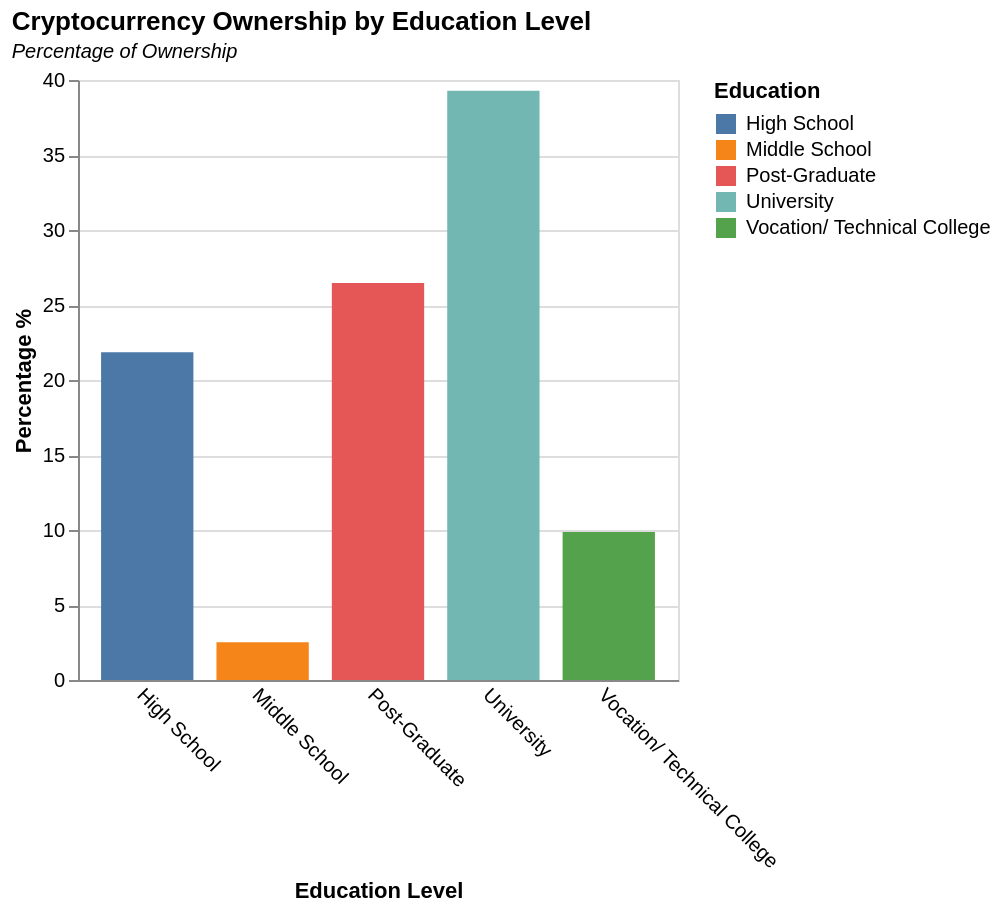

Write a Vega-Lite specification for this figure.
### Vega-Lite specification from a JSON file in a GitHub repository (floating-point values rounded to 4 significant figures)
{"$schema": "https://vega.github.io/schema/vega-lite/v5.json", "height": 300, "width": 300, "title": {"text": "Cryptocurrency Ownership by Education Level", "subtitle": "Percentage of Ownership", "subtitleFontStyle": "italic", "subtitleFontSize": 10, "anchor": "start", "color": "black"}, "data": {"values": [{"category": "All US adults", "Education": "Middle School", "value": 2.52}, {"category": "All US adults", "Education": "High School", "value": 21.85}, {"category": "All US adults", "Education": "Vocation/ Technical College", "value": 9.87}, {"category": "All US adults", "Education": "University", "value": 39.29}, {"category": "All US adults", "Education": "Post-Graduate", "value": 26.47}]}, "mark": "bar", "encoding": {"x": {"field": "Education", "type": "nominal", "axis": {"title": "Education Level", "grid": false, "ticks": false, "labelAngle": 45}}, "y": {"field": "value", "type": "quantitative", "axis": {"title": "Percentage %"}}, "xOffset": {"field": "category"}, "color": {"field": "Education", "title": "Education"}, "tooltip": [{"field": "Education", "title": "Education"}, {"field": "value", "title": "Percentage"}]}}
